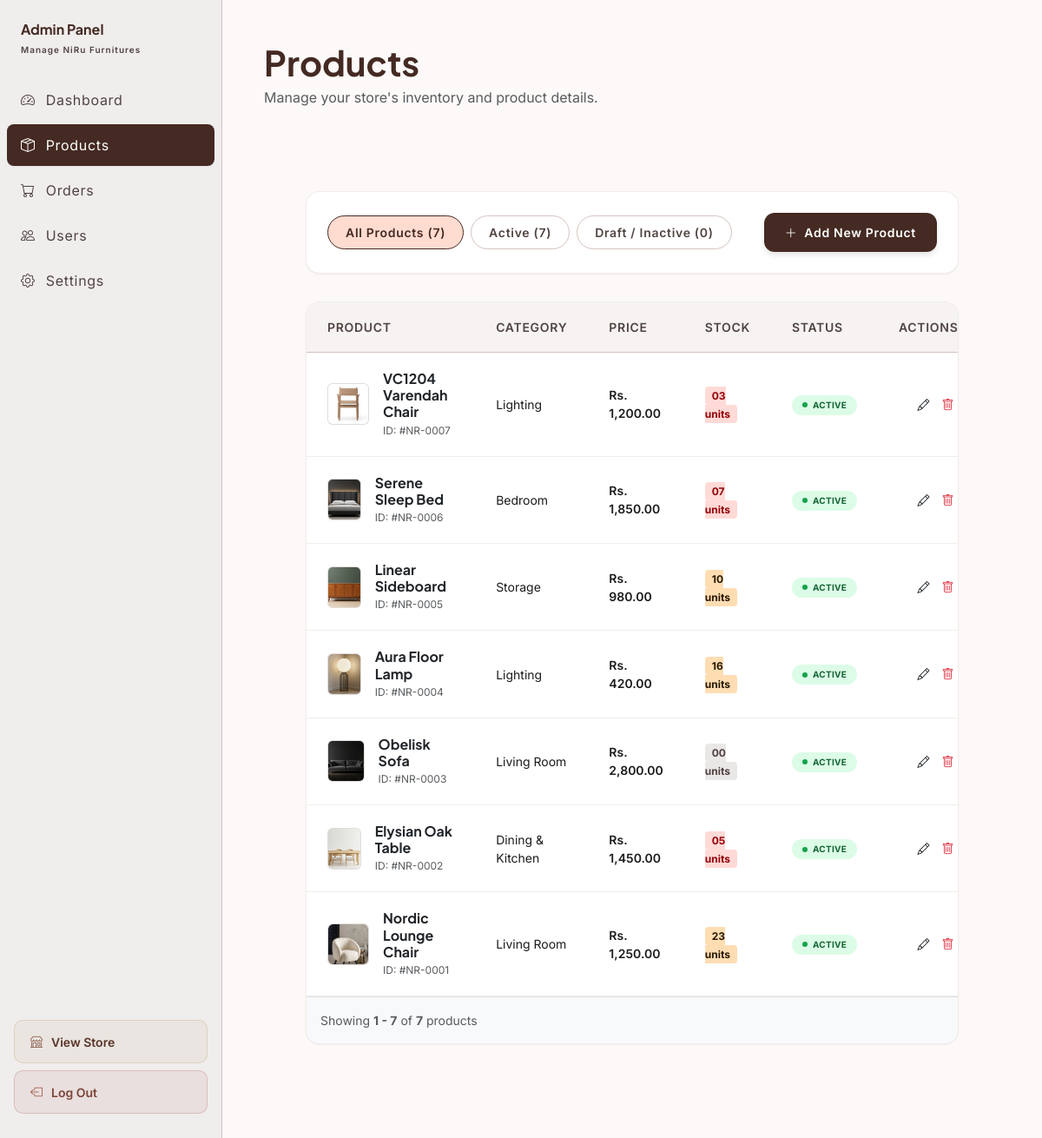
Page /admin/admin-products.php (signed in) on the committed database.
### tables this page shows
CREATE TABLE IF NOT EXISTS `products` (
  `product_id` bigint unsigned NOT NULL AUTO_INCREMENT,
  `category_id` bigint unsigned NOT NULL,
  `name` varchar(180) NOT NULL,
  `description` text,
  `price` decimal(12,2) NOT NULL DEFAULT '0.00',
  `featured` tinyint(1) NOT NULL DEFAULT '0',
  `status_id` int unsigned NOT NULL DEFAULT '4',
  `created_at` datetime NOT NULL DEFAULT CURRENT_TIMESTAMP,
  `updated_at` datetime NOT NULL DEFAULT CURRENT_TIMESTAMP ON UPDATE CURRENT_TIMESTAMP,
  PRIMARY KEY (`product_id`),
  KEY `fk_products_category` (`category_id`),
  KEY `fk_products_status` (`status_id`),
  CONSTRAINT `fk_products_category` FOREIGN KEY (`category_id`) REFERENCES `categories` (`category_id`) ON UPDATE CASCADE
);

CREATE TABLE IF NOT EXISTS `categories` (
  `category_id` bigint unsigned NOT NULL AUTO_INCREMENT,
  `name` varchar(100) NOT NULL,
  `description` text,
  `image_path` varchar(500) DEFAULT NULL,
  `status` enum('active','inactive') NOT NULL DEFAULT 'active',
  `created_at` datetime NOT NULL DEFAULT CURRENT_TIMESTAMP,
  PRIMARY KEY (`category_id`),
  UNIQUE KEY `uq_category_name` (`name`)
);

### connection.php (called while the page is built, shortened)
<?php
class Database
{
    public static $connection;
    public static function setUpConnection()
    {
        if (!isset(Database::$connection)) {
            Database::$connection = new mysqli(
                "localhost",
                "root",
                "Rukshan123",
                "niru_furniture",
                3306
            );
        }
    }
    public static function search($q)
    {
        $result = Database::$connection->query($q);
        return $result;
    }
}
?>

### admin/admin-products.php (the view, shortened to what this page needs)
<?php
require_once '../connection.php';
$status_filter = $_GET['status'] ?? 'all';
$page = (int)($_GET['page'] ?? 1);
$limit = 10;
$offset = ($page - 1) * $limit;
$cnt_all_rs = Database::search("SELECT COUNT(*) AS `cnt` FROM `products`");
$total_all = (int)($cnt_all_rs->fetch_assoc()['cnt'] ?? 0);
$cnt_active_rs = Database::search("SELECT COUNT(*) AS `cnt` FROM `products` WHERE `status_id` = 1");
$total_active = (int)($cnt_active_rs->fetch_assoc()['cnt'] ?? 0);
$cnt_draft_rs = Database::search("SELECT COUNT(*) AS `cnt` FROM `products` WHERE `status_id` != 1");
$total_draft = (int)($cnt_draft_rs->fetch_assoc()['cnt'] ?? 0);
$where_clause = "";
$total_filtered_rs = Database::search("SELECT COUNT(*) AS `cnt` FROM `products` p" . $where_clause);
$total_filtered = (int)($total_filtered_rs->fetch_assoc()['cnt'] ?? 0);
$query = "SELECT p.*, c.name AS category_name,
                 COALESCE(i.quantity, 0) AS stock_qty,
                 (SELECT image_path FROM product_images WHERE product_id = p.product_id ORDER BY is_primary DESC, sort_order ASC LIMIT 1) AS image_path
          FROM `products` p
          LEFT JOIN `categories` c ON p.category_id = c.category_id
          LEFT JOIN `inventory` i ON p.product_id = i.product_id
          $where_clause
          ORDER BY p.product_id DESC
          LIMIT $limit OFFSET $offset";
$products_rs = Database::search($query);
?>
<!DOCTYPE html>
<html lang="en">
<head>
  <link href="https://cdn.jsdelivr.net/npm/bootstrap@5.3.3/dist/css/bootstrap.min.css" rel="stylesheet">
  <link href="https://cdn.jsdelivr.net/npm/bootstrap-icons@1.11.3/font/bootstrap-icons.min.css" rel="stylesheet">
  <link href="https://cdn.jsdelivr.net/npm/sweetalert2@11/dist/sweetalert2.min.css" rel="stylesheet">
  <link rel="stylesheet" href="../assets/css/style.css?v=<?php echo time(); ?>">
</head>
<body>
  <aside class="admin-sidebar">
    <div class="admin-brand">
      <h2>Admin Panel</h2>
      <small>Manage NiRu Furnitures</small>
    </div>
    <ul class="admin-menu">
      <li><a href="admin-dashboard.php" class="admin-link"><i class="bi bi-speedometer2"></i> Dashboard</a></li>
      <li><a href="admin-products.php" class="admin-link active"><i class="bi bi-box-seam"></i> Products</a></li>
      <li><a href="admin-orders.php" class="admin-link"><i class="bi bi-cart"></i> Orders</a></li>
      <li><a href="admin-users.php" class="admin-link"><i class="bi bi-people"></i> Users</a></li>
      <li><a href="admin-settings.php" class="admin-link"><i class="bi bi-gear"></i> Settings</a></li>
    </ul>
    <div class="px-3 mt-auto d-flex flex-column gap-2 mb-3">
      <a href="../index.php" class="admin-link-store"><i class="bi bi-shop"></i> View Store</a>
      <a href="../logout.php" class="admin-link-logout"><i class="bi bi-box-arrow-left"></i> Log Out</a>
    </div>
  </aside>
  <main class="admin-main">
    <div class="d-flex flex-column flex-md-row align-items-md-center justify-content-between gap-3 mb-5">
        <div>
          <h1 class="display-6 fw-bold mb-1" style="color: var(--niru-primary);">Products</h1>
          <p class="text-muted mb-0">Manage your store's inventory and product details.</p>
        </div>
      </div>
    <div class="admin-content-canvas">
      <div class="action-bar-card">
        <div class="d-flex flex-wrap gap-2">
          <button class="pill-filter-btn <?php echo ($status_filter === 'all') ? 'active' : ''; ?>" onclick="filterAdminProducts('all');">
            All Products (<?php echo $total_all; ?>)
          </button>
          <button class="pill-filter-btn <?php echo ($status_filter === 'active') ? 'active' : ''; ?>" onclick="filterAdminProducts('active');">
            Active (<?php echo $total_active; ?>)
          </button>
          <button class="pill-filter-btn <?php echo ($status_filter === 'draft') ? 'active' : ''; ?>" onclick="filterAdminProducts('draft');">
            Draft / Inactive (<?php echo $total_draft; ?>)
          </button>
        </div>
        <button type="button" class="btn-add-product border-0" data-bs-toggle="modal" data-bs-target="#addProductModal" onclick="resetAddModal();">
          <i class="bi bi-plus-lg"></i> Add New Product
        </button>
      </div>
      <div class="product-table-card mb-4">
        <div class="table-responsive">
          <table class="table table-products align-middle mb-0">
            <thead>
              <tr>
                <th>PRODUCT</th>
                <th>CATEGORY</th>
                <th>PRICE</th>
                <th>STOCK</th>
                <th>STATUS</th>
                <th class="text-end">ACTIONS</th>
              </tr>
            </thead>
            <tbody>
              <?php
              if ($products_rs->num_rows > 0) {
                while ($prod = $products_rs->fetch_assoc()) {
                  $pid = (int)$prod['product_id'];
                  $img = !empty($prod['image_path']) ? '../' . $prod['image_path'] : '../Images/products/nordic_lounge.png';
                  $stock = (int)$prod['stock_qty'];
                  $is_active = ((int)$prod['status_id'] === 1);
                  $stock_badge = ($stock === 0) ? 'stock-badge-out' : (($stock < 10) ? 'stock-badge-low' : 'stock-badge-normal');
              ?>
                <tr>
                  <td>
                    <div class="d-flex align-items-center gap-3">
                      <img src="<?php echo htmlspecialchars($img); ?>" alt="<?php echo htmlspecialchars($prod['name']); ?>" class="product-thumb-sm" style="width: 48px; height: 48px; object-fit: cover; border-radius: 6px;">
                      <div>
                        <h4 class="fs-6 fw-bold mb-0" style="color: #1b1c1c;">
                          <a href="../product-detail.php?id=<?php echo $pid; ?>" target="_blank" class="text-decoration-none text-dark">
                            <?php echo htmlspecialchars($prod['name']); ?>
                          </a>
                        </h4>
                        <small class="text-muted" style="font-size: 12px;">ID: #NR-<?php echo str_pad($pid, 4, '0', STR_PAD_LEFT); ?></small>
                      </div>
                    </div>
                  </td>
                  <td style="color: #1b1c1c;"><?php echo htmlspecialchars($prod['category_name'] ?? 'Collection'); ?></td>
                  <td class="fw-semibold" style="color: #1b1c1c;">Rs. <?php echo number_format($prod['price'], 2); ?></td>
                  <td><span class="<?php echo $stock_badge; ?>"><?php echo str_pad($stock, 2, '0', STR_PAD_LEFT); ?> units</span></td>
                  <td>
                    <?php if ($is_active) { ?>
                      <span class="status-badge-active"><span class="dot-active"></span> ACTIVE</span>
                    <?php } else { ?>
                      <span class="status-badge-draft"><span class="dot-draft"></span> DRAFT</span>
                    <?php } ?>
                  </td>
                  <td class="text-end">
                    <button type="button" class="btn btn-sm btn-link text-dark p-1" title="Edit Product" onclick="openEditModal(<?php echo $pid; ?>);">
                      <i class="bi bi-pencil"></i>
                    </button>
                    <button type="button" class="btn btn-sm btn-link text-danger p-1" title="Deactivate Product" onclick="deleteProduct(<?php echo $pid; ?>);">
                      <i class="bi bi-trash"></i>
                    </button>
                  </td>
                </tr>
              <?php
                }
              } ?>
            </tbody>
          </table>
        </div>
        <div class="d-flex align-items-center justify-content-between p-3 bg-light border-top">
          <small class="text-muted">
            Showing <strong><?php echo ($total_filtered > 0) ? ($offset + 1) : 0; ?> - <?php echo min($offset + $limit, $total_filtered); ?></strong> of <strong><?php echo $total_filtered; ?></strong> products
          </small>
        </div>
      </div>
    </div>
  </main>
</body>
</html>

### rows in the picture
products: shows a picture, name "VC1204 Varendah Chair", product_id "0007", category.name "Lighting", price "1,200.00", stock "03", shows "ACTIVE"
products: shows a picture, name "Serene Sleep Bed", product_id "0006", category.name "Bedroom", price "1,850.00", stock "07", shows "ACTIVE"
products: shows a picture, name "Linear Sideboard", product_id "0005", category.name "Storage", price "980.00", stock "10", shows "ACTIVE"
products: shows a picture, name "Aura Floor Lamp", product_id "0004", category.name "Lighting", price "420.00", stock "16", shows "ACTIVE"
products: shows a picture, name "Obelisk Sofa", product_id "0003", category.name "Living Room", price "2,800.00", stock "00", shows "ACTIVE"
products: shows a picture, name "Elysian Oak Table", product_id "0002", category.name "Dining & Kitchen", price "1,450.00", stock "05", shows "ACTIVE"
products: shows a picture, name "Nordic Lounge Chair", product_id "0001", category.name "Living Room", price "1,250.00", stock "23", shows "ACTIVE"

### other values in the picture
$total_all "7"
$total_active "7"
$total_draft "0"
$offset + 1 "1"
min($offset + $limit, $total_filtered) "7"
$total_filtered "7"
